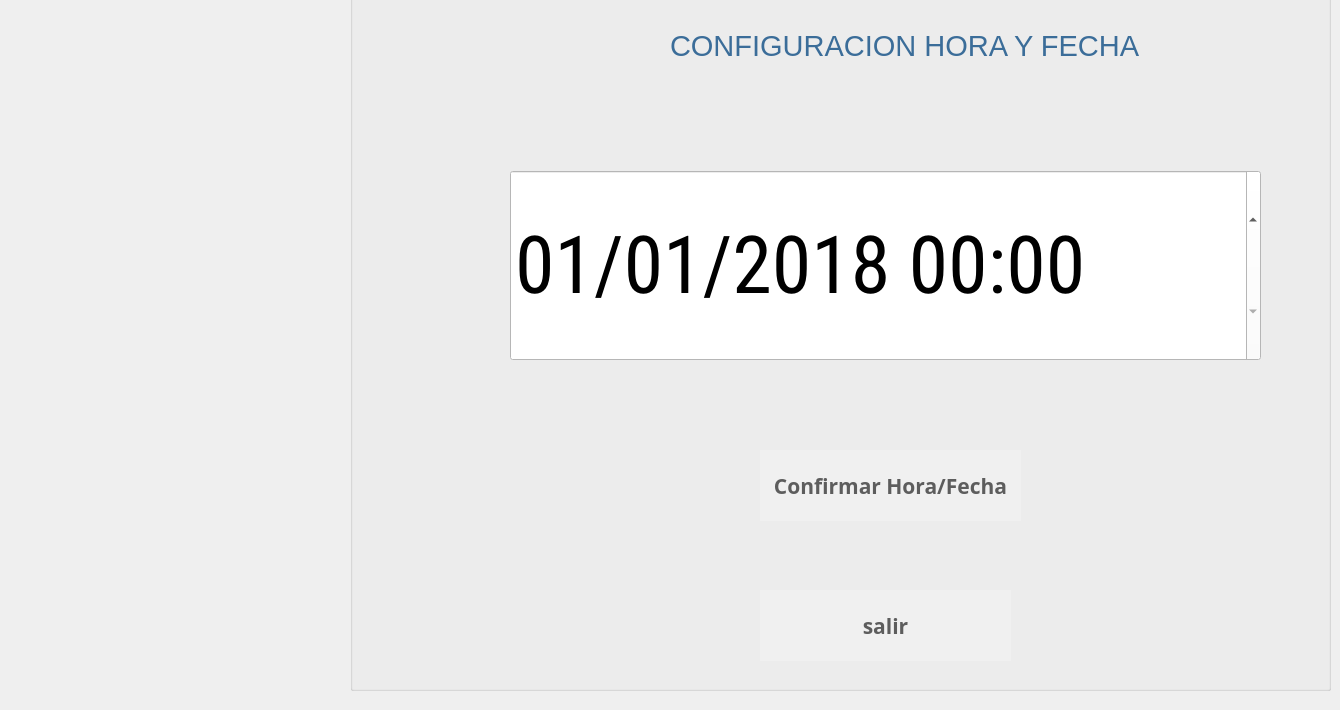
   <widget class="QWidget" name="page_38">
    <widget class="QGroupBox" name="groupBox_10">
     <property name="geometry">
      <rect>
       <x>350</x>
       <y>-10</y>
       <width>981</width>
       <height>701</height>
      </rect>
     </property>
     <property name="title">
      <string/>
     </property>
     <widget class="QPushButton" name="bcambiarFecha">
      <property name="geometry">
       <rect>
        <x>410</x>
        <y>460</y>
        <width>261</width>
        <height>71</height>
       </rect>
      </property>
      <property name="font">
       <font>
        <family>Ubuntu Mono</family>
        <pointsize>16</pointsize>
        <weight>75</weight>
        <italic>false</italic>
        <bold>true</bold>
        <underline>false</underline>
       </font>
      </property>
      <property name="toolTip">
       <string>Ayuda</string>
      </property>
      <property name="toolTipDuration">
       <number>3</number>
      </property>
      <property name="whatsThis">
       <string extracomment="help"/>
      </property>
      <property name="styleSheet">
       <string notr="true">background-color:rgb(240, 240, 240);
color:rgb(93, 93, 93);
border-radius:80%</string>
      </property>
      <property name="text">
       <string>Confirmar Hora/Fecha</string>
      </property>
      <property name="icon">
       <iconset>
        <normaloff>../../../../../cajsSATELITE/eum/app/cajeroF/iconos/fl.png</normaloff>../../../../../cajsSATELITE/eum/app/cajeroF/iconos/fl.png</iconset>
      </property>
      <property name="iconSize">
       <size>
        <width>40</width>
        <height>40</height>
       </size>
      </property>
     </widget>
     <widget class="QLabel" name="ltime_67">
      <property name="geometry">
       <rect>
        <x>320</x>
        <y>40</y>
        <width>491</width>
        <height>31</height>
       </rect>
      </property>
      <property name="font">
       <font>
        <family>Segoe UI</family>
        <pointsize>22</pointsize>
        <weight>50</weight>
        <italic>false</italic>
        <bold>false</bold>
       </font>
      </property>
      <property name="styleSheet">
       <string notr="true">background-color:transparent;
color:rgb(59, 109, 153);

</string>
      </property>
      <property name="text">
       <string>CONFIGURACION HORA Y FECHA</string>
      </property>
     </widget>
     <widget class="QDateTimeEdit" name="dtime">
      <property name="geometry">
       <rect>
        <x>160</x>
        <y>180</y>
        <width>751</width>
        <height>191</height>
       </rect>
      </property>
      <property name="font">
       <font>
        <family>Roboto Condensed</family>
        <pointsize>60</pointsize>
        <weight>50</weight>
        <italic>false</italic>
        <bold>false</bold>
       </font>
      </property>
      <property name="styleSheet">
       <string notr="true">background-color:white</string>
      </property>
      <property name="correctionMode">
       <enum>QAbstractSpinBox::CorrectToPreviousValue</enum>
      </property>
      <property name="date">
       <date>
        <year>2018</year>
        <month>1</month>
        <day>1</day>
       </date>
      </property>
      <property name="displayFormat">
       <string>MM/dd/yyyy HH:mm</string>
      </property>
      <property name="timeSpec">
       <enum>Qt::LocalTime</enum>
      </property>
     </widget>
     <widget class="QPushButton" name="bsalirCambiarFecha">
      <property name="geometry">
       <rect>
        <x>410</x>
        <y>600</y>
        <width>251</width>
        <height>71</height>
       </rect>
      </property>
      <property name="font">
       <font>
        <family>Ubuntu Mono</family>
        <pointsize>16</pointsize>
        <weight>75</weight>
        <italic>false</italic>
        <bold>true</bold>
        <underline>false</underline>
       </font>
      </property>
      <property name="toolTip">
       <string>Ayuda</string>
      </property>
      <property name="toolTipDuration">
       <number>3</number>
      </property>
      <property name="whatsThis">
       <string extracomment="help"/>
      </property>
      <property name="styleSheet">
       <string notr="true">background-color:rgb(240, 240, 240);
color:rgb(93, 93, 93);
border-radius:80%</string>
      </property>
      <property name="text">
       <string>salir</string>
      </property>
      <property name="icon">
       <iconset>
        <normaloff>../../../../../cajsSATELITE/eum/app/cajeroF/iconos/fb5.png</normaloff>../../../../../cajsSATELITE/eum/app/cajeroF/iconos/fb5.png</iconset>
      </property>
      <property name="iconSize">
       <size>
        <width>40</width>
        <height>40</height>
       </size>
      </property>
     </widget>
    </widget>
   </widget>
